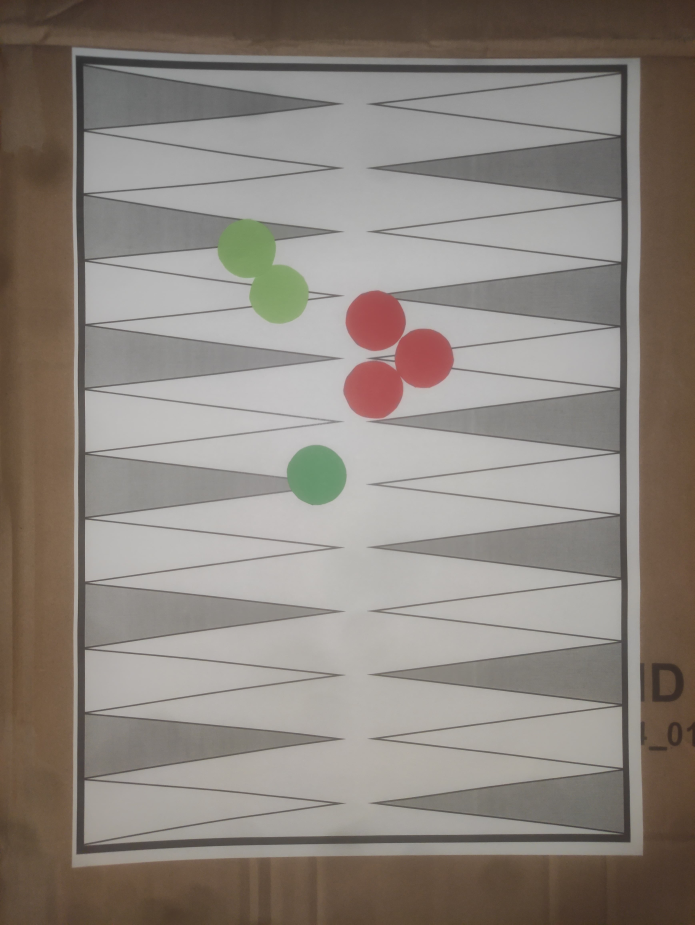
#> input picture img/jpeg/im1.jpeg, 3472 x 4624 px (shown at 1/5 size)
$ python blob-detect.py
#> lines starting #> are read from the running program, lines starting #| are printed output that depends on the picture
import cv2
import numpy as np

color_img = cv2.imread('./img/jpeg/im1.jpeg')
#> color_img is the input picture: shape (4624, 3472, 3); mean B, G, R 125.4, 132.5, 140.2

# print the size of the image
print(color_img.shape)
#| (4624, 3472, 3)

# rescale the image
rescale = 8
color_img = cv2.resize(color_img, (color_img.shape[1]//rescale, color_img.shape[0]//rescale))
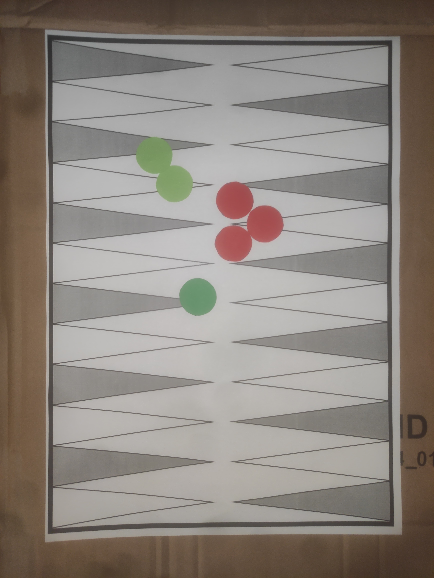
#> color_img: shape (578, 434, 3); mean B, G, R 125.5, 132.6, 140.2

# print the size of the image
print(color_img.shape)
#| (578, 434, 3)
cv2.waitKey(0)

# split the image into 3 channels
b, g, r = cv2.split(color_img)
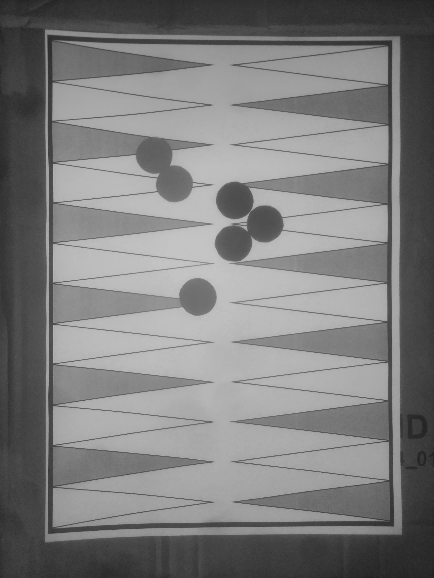
#> b: shape (578, 434); min 29, max 197, mean 125.5
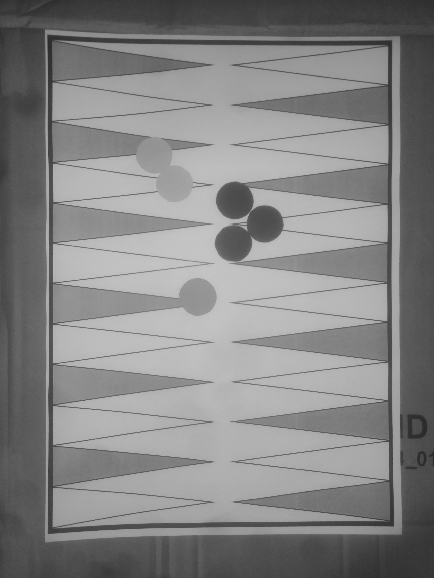
#> g: shape (578, 434); min 41, max 197, mean 132.6
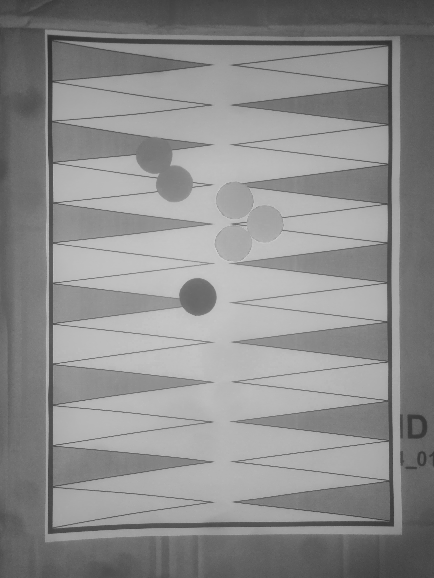
#> r: shape (578, 434); min 46, max 205, mean 140.2
cv2.imshow('g', g)
cv2.imshow('r', r)

result3 = np.zeros((g.shape[0], g.shape[1]), dtype='uint8')

def custom_div(im1, im2):
    result = np.zeros((im1.shape[0], im1.shape[1]), dtype='uint8')
    # iterate over the whole image and subtract im2 from im1
    for i in range(im1.shape[0]):
        for j in range(im1.shape[1]):
            val1 = im1[i][j].astype('int8')
            val2 = im2[i][j].astype('int8')
            res = val1 - val2
            # make sure the value is not negative
            if res < 0:
                result[i][j] = 0
            else:
                result[i][j] = res
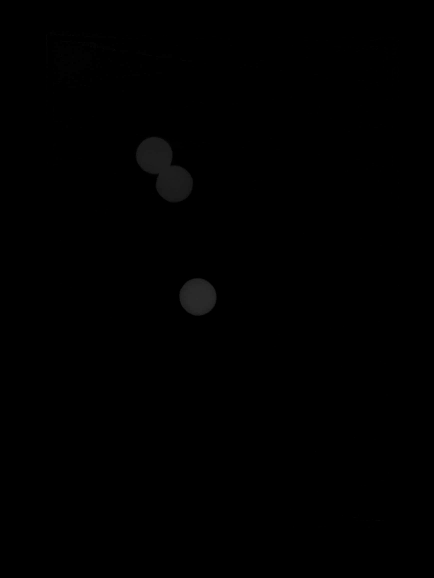
#> result: shape (578, 434); min 0, max 44, mean 0.4

    return result

g_minus_r = custom_div(g, r)
cv2.imshow('g_minus_r', g_minus_r)

r_minus_g = custom_div(r, g)
#> after the loop in custom_div (call 2), `for i in range(im1.shape[0]):`:
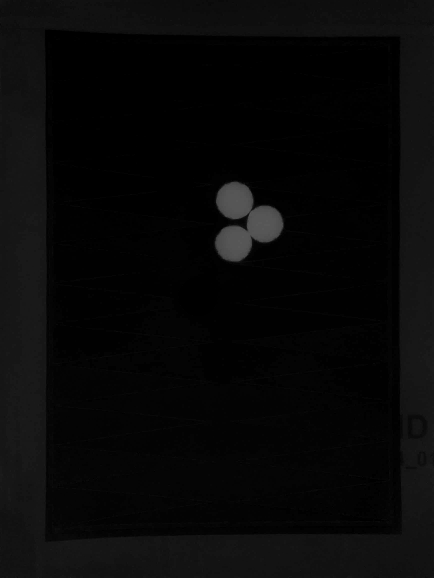
#> result: shape (578, 434); min 0, max 89, mean 8
cv2.imshow('r_minus_g', r_minus_g)


def threshold_slider(im, name):
    def threshold_image(im, threshold):
        gray = cv2.cvtColor(im, cv2.COLOR_BGR2GRAY)
        _, thresholded = cv2.threshold(gray, threshold, 255, cv2.THRESH_BINARY)
        return thresholded

    def on_threshold_change(value):
        threshold = value
        thresholded_image = threshold_image(im, threshold)
        cv2.imshow(name, thresholded_image)

    initial_threshold = 128
    cv2.namedWindow(name)
    cv2.createTrackbar(name, name, initial_threshold, 255, on_threshold_change)
    thresholded_image = threshold_image(im, initial_threshold)
    cv2.imshow(name, thresholded_image)
    cv2.waitKey(0)
    final = cv2.getTrackbarPos(name, name)
    return final

im = cv2.cvtColor(g_minus_r, cv2.COLOR_GRAY2BGR)

final = threshold_slider(im, 'Thresholded Image')
#> in threshold_image, `_, thresholded = cv2.threshold(gray, threshold, 255, cv2.THRESH_BINARY)`: thresholded: shape (578, 434); every value is 0
#> final = 128
# thresholded_image = threshold_image(image, final)
_, thresholded_image = cv2.threshold(im, final, 255, cv2.THRESH_BINARY)
#> thresholded_image: shape (578, 434, 3); every value is 0

# erode the thresholded image
eroded_image = cv2.erode(thresholded_image, None, iterations=10)
cv2.imshow('Eroded Image', eroded_image)
cv2.waitKey(0)

bv = 25
# apply blur to the thresholded image
blurred_image = cv2.GaussianBlur(eroded_image, (bv, bv), 0)
cv2.imshow('Blurred Image', blurred_image)
cv2.waitKey(0)

# final = threshold_slider(blurred_image, 'Thresholded Image after blur')
_, thresholded_image_after = cv2.threshold(blurred_image, final, 255, cv2.THRESH_BINARY)
cv2.imshow('Thresholded Image after blur', thresholded_image_after)
cv2.waitKey(0)


gray_image = cv2.cvtColor(thresholded_image_after, cv2.COLOR_BGR2GRAY)
_, binary_image = cv2.threshold(gray_image, 1, 255, cv2.THRESH_BINARY)

contours, _ = cv2.findContours(binary_image, cv2.RETR_EXTERNAL, cv2.CHAIN_APPROX_SIMPLE)
#> contours = []

img_with_contours = cv2.drawContours(color_img, contours, -1, (0, 255, 0), 3)

cv2.imshow('img_with_contours', img_with_contours)
cv2.waitKey(0)

cv2.destroyAllWindows()

$ run again, with img/jpeg/im2.jpeg copied over img/jpeg/im1.jpeg
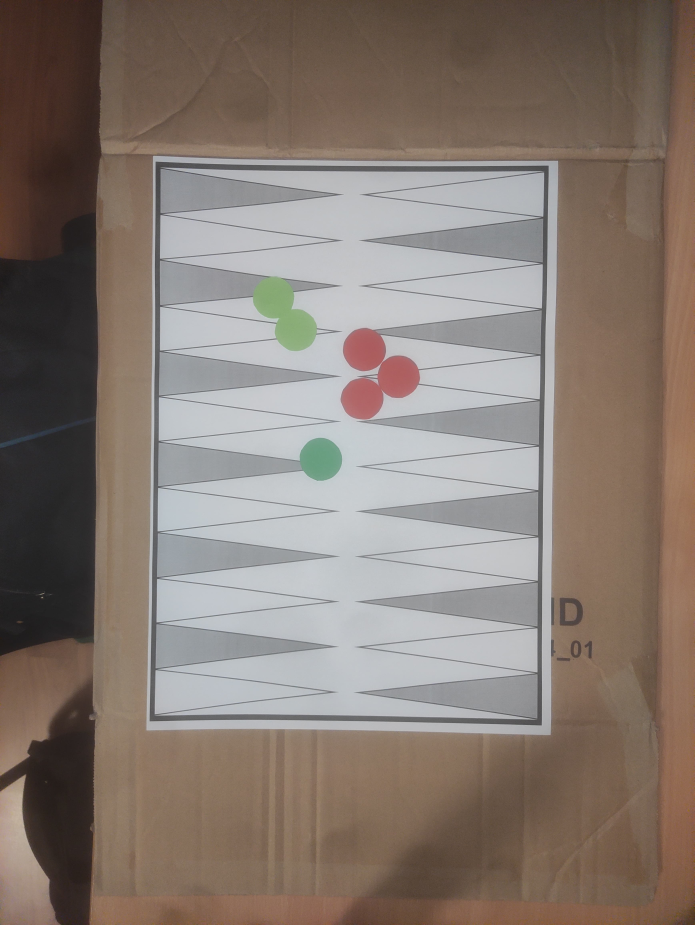
#> input picture img/jpeg/im2.jpeg, 3472 x 4624 px (shown at 1/5 size)
#> color_img is the input picture: shape (4624, 3472, 3); mean B, G, R 113.4, 121.7, 133.9
#| (4624, 3472, 3)
#> color_img: shape (578, 434, 3)
#| (578, 434, 3)
#> after the loop in custom_div, `for i in range(im1.shape[0]):`:
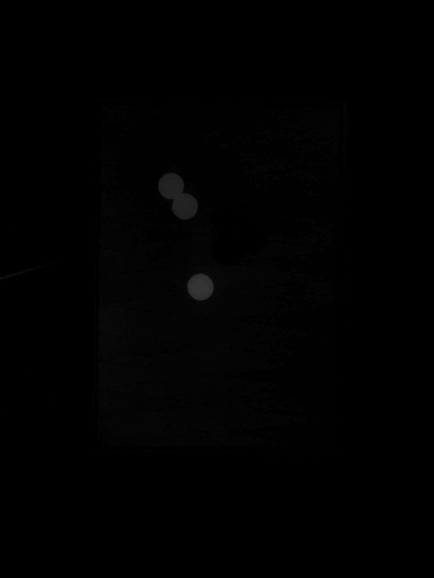
#> result: shape (578, 434); min 0, max 53, mean 1.1
#> after the loop in custom_div (call 2), `for i in range(im1.shape[0]):`:
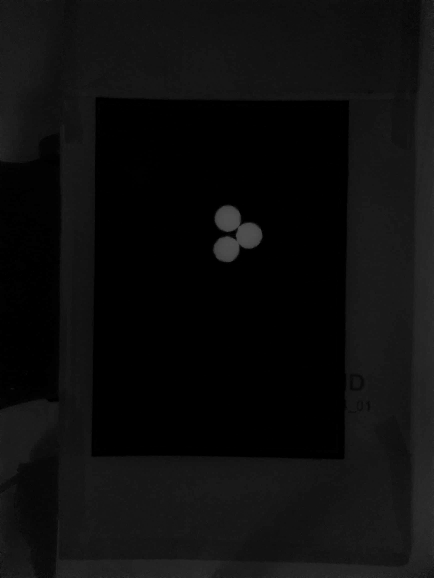
#> result: shape (578, 434); min 0, max 79, mean 13.4
#> thresholded: shape (578, 434); every value is 0
#> final = 128
#> thresholded_image: shape (578, 434, 3); every value is 0
#> contours = []

$ run again, with img/jpeg/im4.jpeg copied over img/jpeg/im1.jpeg
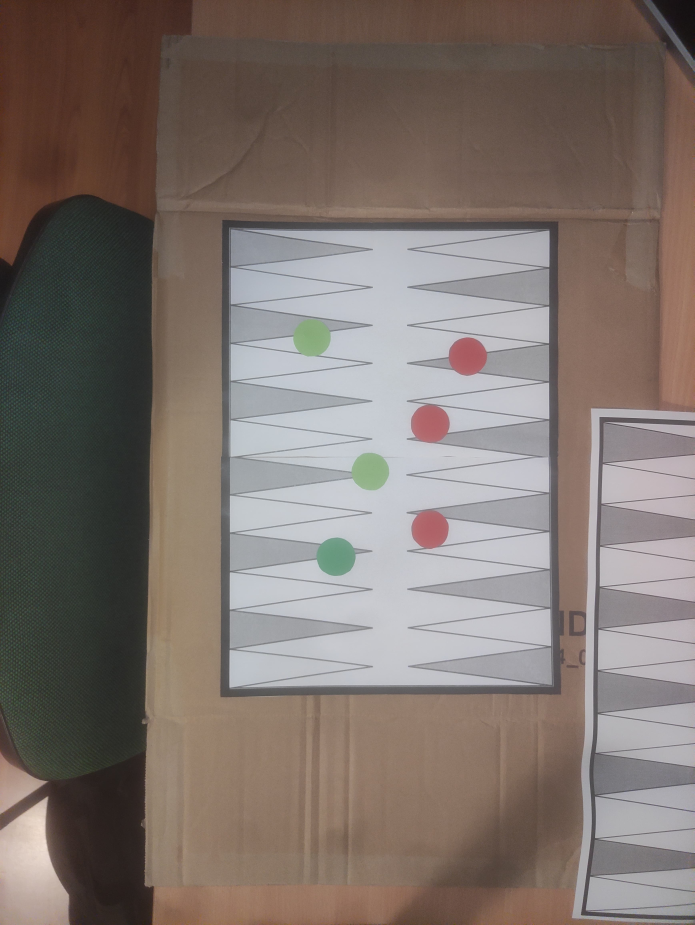
#> input picture img/jpeg/im4.jpeg, 3472 x 4624 px (shown at 1/5 size)
#> color_img is the input picture: shape (4624, 3472, 3); mean B, G, R 108.6, 114.7, 125.8
#| (4624, 3472, 3)
#> color_img: shape (578, 434, 3)
#| (578, 434, 3)
#> `b, g, r = cv2.split(color_img)`:
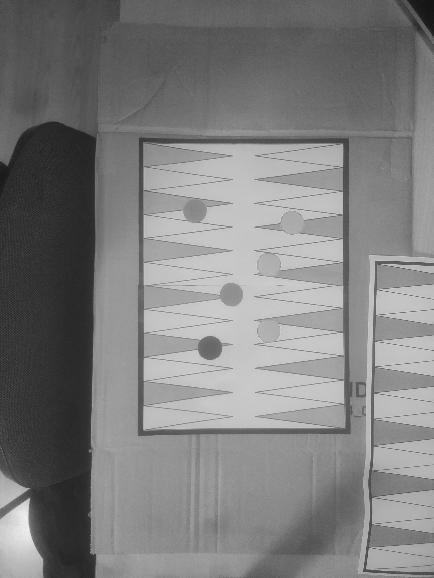
#> r: shape (578, 434); min 18, max 243, mean 125.9
#> after the loop in custom_div (call 2), `for i in range(im1.shape[0]):`:
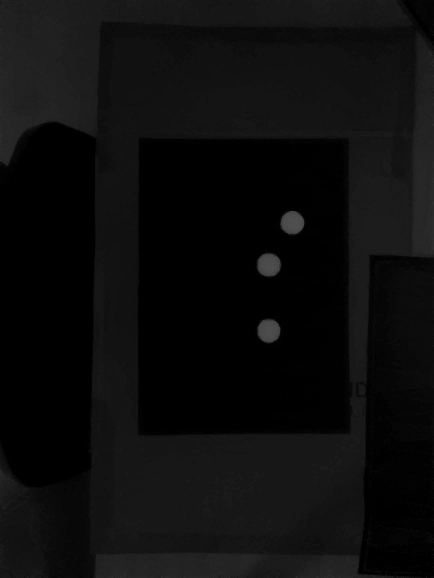
#> result: shape (578, 434); min 0, max 79, mean 12.6
#> thresholded: shape (578, 434); every value is 0
#> final = 128
#> thresholded_image: shape (578, 434, 3); every value is 0
#> contours = []

$ run again, with img/jpeg/imgtable.jpeg copied over img/jpeg/im1.jpeg
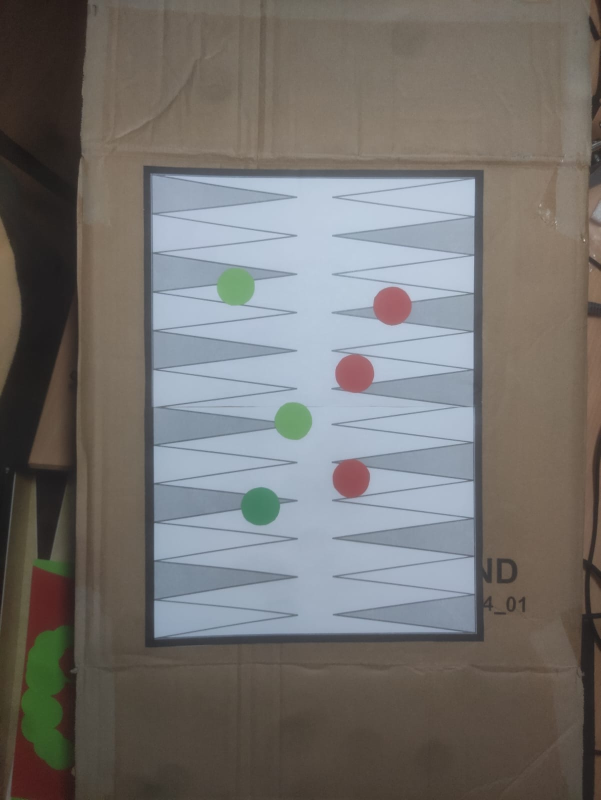
#> input picture img/jpeg/imgtable.jpeg, 1201 x 1600 px (shown at 1/2 size)
#> color_img is the input picture: shape (1600, 1201, 3); mean B, G, R 110.3, 113.2, 116
#| (1600, 1201, 3)
#> color_img: shape (200, 150, 3)
#| (200, 150, 3)
#> `b, g, r = cv2.split(color_img)`:
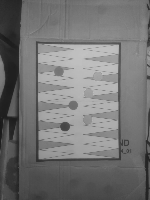
#> r: shape (200, 150); min 24, max 194, mean 116
#> after the loop in custom_div (call 2), `for i in range(im1.shape[0]):`:
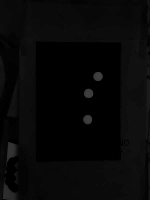
#> result: shape (200, 150); min 0, max 65, mean 7.6
#> thresholded: shape (200, 150); every value is 0
#> final = 128
#> thresholded_image: shape (200, 150, 3); every value is 0
#> contours = []
